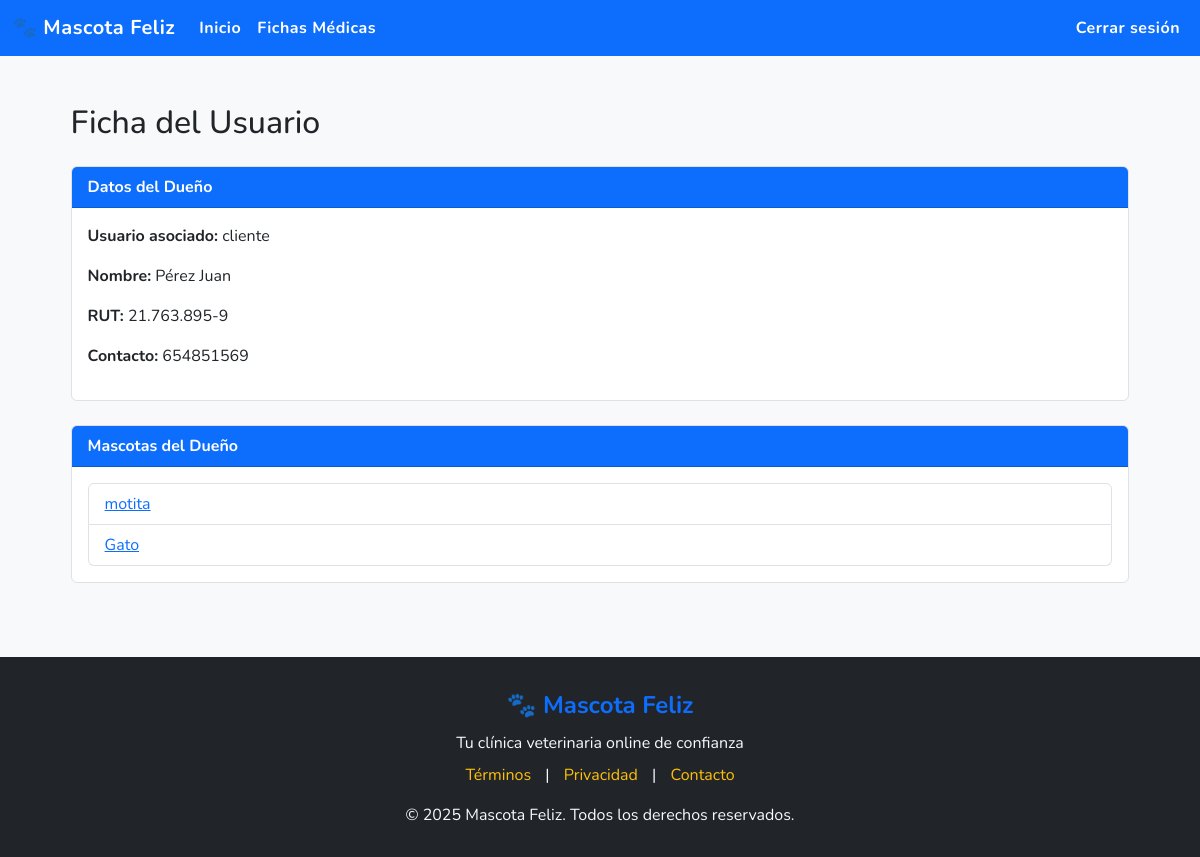
The page /dueno/2/ (signed in) on the database as committed earlier.
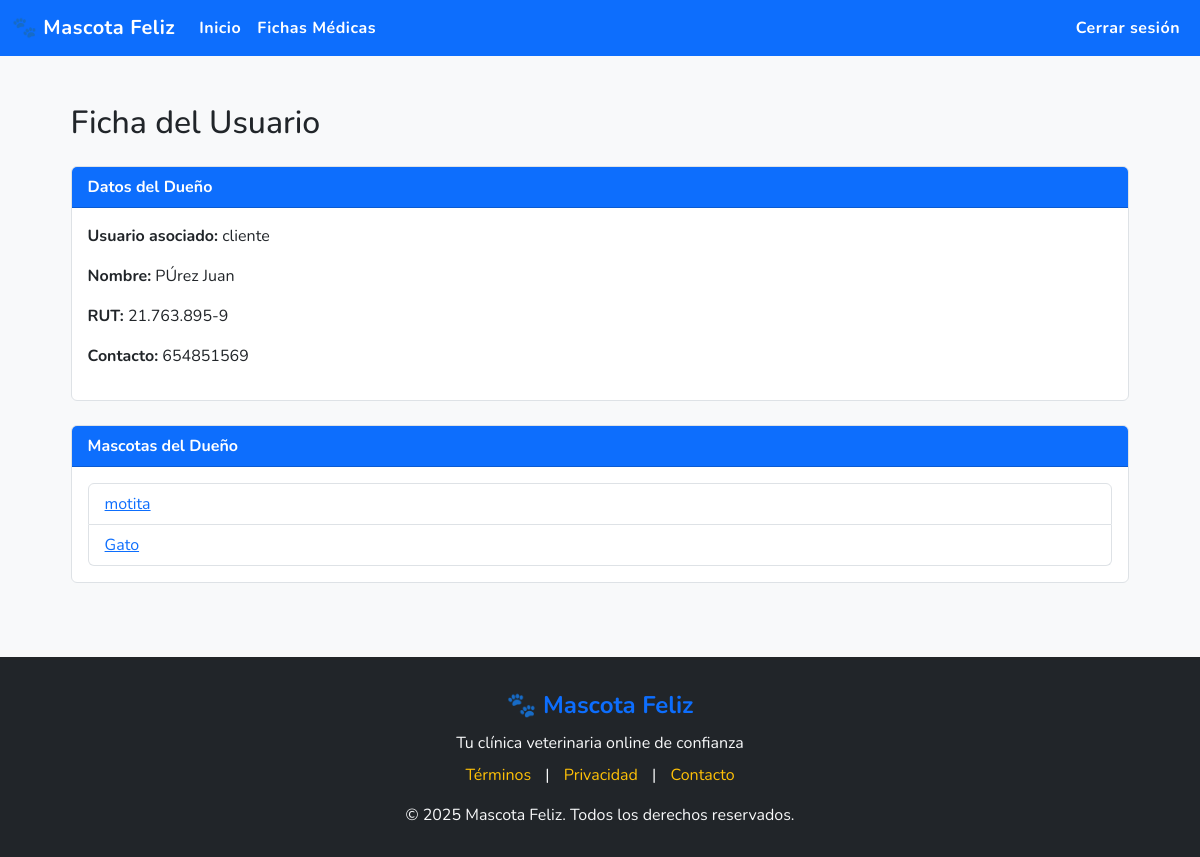
The same page on the database as committed later.
### core/models.py (models this page shows, shortened)
class Dueno(models.Model):
    rut = models.CharField(max_length=12, unique=True)
    usuario = models.OneToOneField(Usuario, on_delete=models.CASCADE, limit_choices_to={'tipo_usuario': 'cliente'})
    nombre = models.CharField(max_length=100)
    contacto = models.CharField(max_length=20)
    direccion = models.CharField(max_length=255)

### app/views.py (the view)
# urls.py: path('dueno/<int:user>/', views.ver_dueno, name='ver_dueno'),
@login_required
def ver_dueno(request, user):
    usuario = get_object_or_404(Usuario, id=user)
    dueno = Dueno.objects.filter(usuario=user)
    if dueno:
        for dueno in dueno:
            mascotas = Mascota.objects.filter(dueno=dueno)
        context = {
            'usuario': usuario,
            'dueno': dueno,
            'mascotas': mascotas,
        }
    else:
        context = {
            'usuario': usuario
        }
    return render(request, "pages/ver_dueno.html", context)

### app/templates/pages/ver_dueno.html (shortened to what this page needs)
{% extends 'base/base.html' %}
{% block content %}
<div class="container mt-4">
    <h2 class="mb-4">Ficha del Usuario</h2>
    <div class="card mb-4">
        <div class="card-header bg-primary text-white">Datos del Dueño</div>
        <div class="card-body">
            <p><strong>Usuario asociado:</strong> {{ usuario.username }}</p>
            {% if dueno %}
                <p><strong>Nombre:</strong> {{ dueno.nombre }}</p>
                <p><strong>RUT:</strong> {{ dueno.rut }}</p>
                <p><strong>Contacto:</strong> {{ dueno.contacto }}</p>
            {% else %}
                <p>No se encontró dueño asociado.</p>
            {% endif %}
        </div>
    </div>
    <div class="card mb-4">
        <div class="card-header bg-primary text-white">Mascotas del Dueño</div>
        <div class="card-body">
            {% if mascotas %}
                <ul class="list-group">
                    {% for mascota in mascotas %}
                        <li class="list-group-item">
                            <a href="{% url 'ver_mascota' mascota.id %}">{{ mascota.nombre }}</a>
                        </li>
                    {% endfor %}
                </ul>
            {% else %}
                <p>No hay mascotas registradas para este dueño.</p>
            {% endif %}
        </div>
    </div>
</div>
{% endblock %}

Rows that differ between the two databases and show on the page:
changed Dueno: nombre "Pérez Juan" → "PÚrez Juan"
